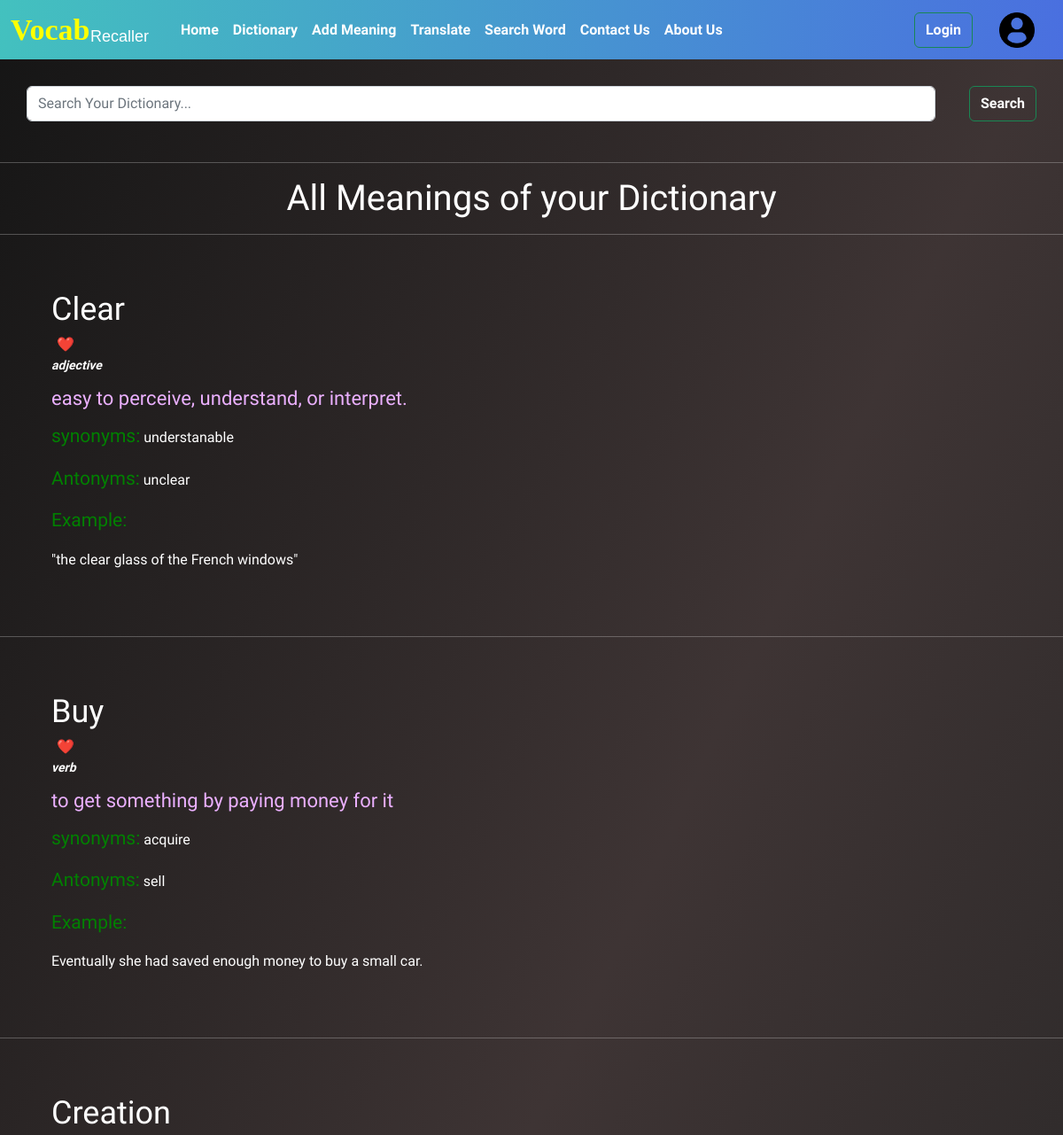
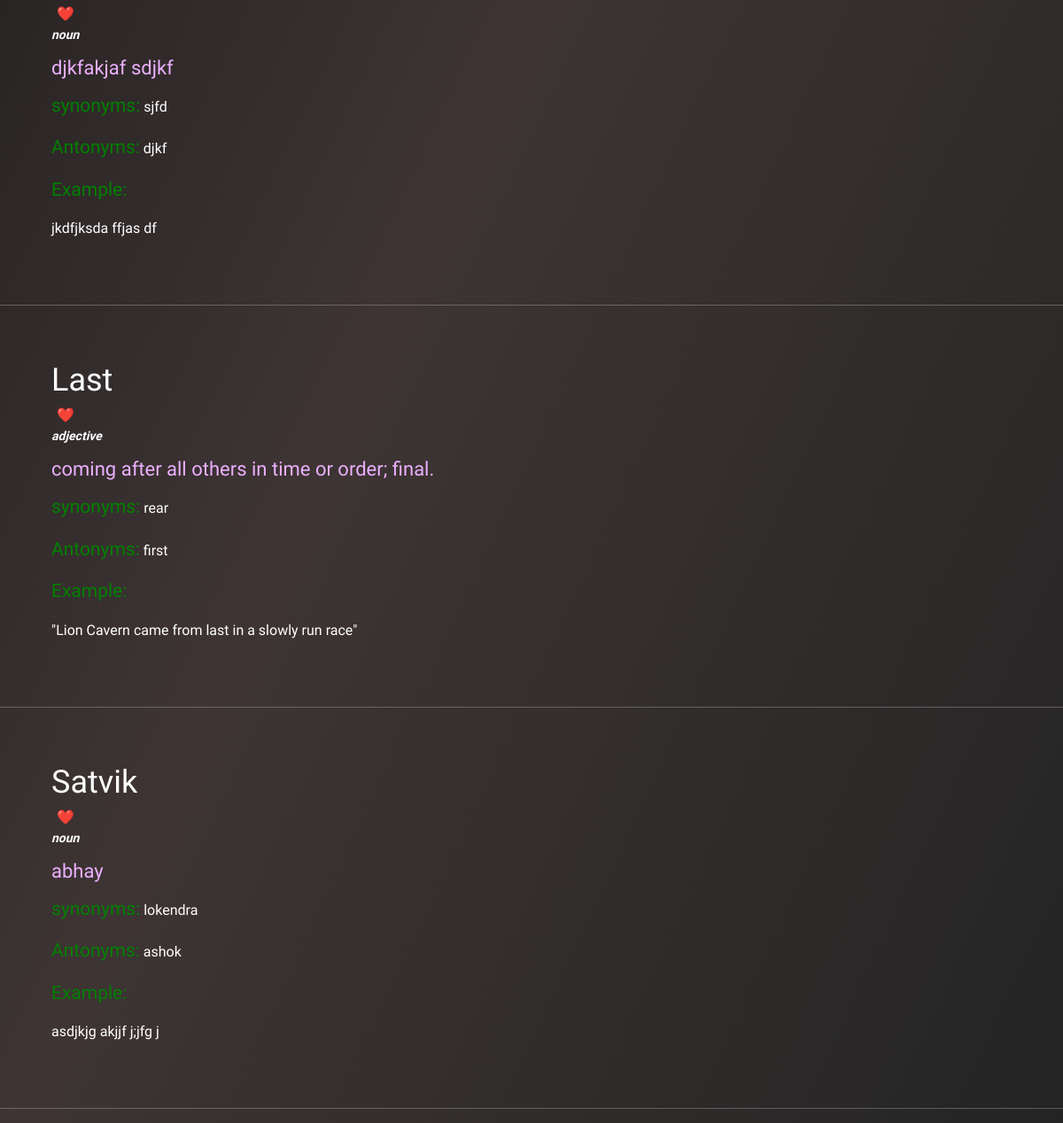
The app's page /show_dict (signed in) with its own data (2 pictures, top to bottom).
### dict/models.py (models this page shows, shortened)
class Dictionary(models.Model):
    username=models.CharField(default="", max_length=50)
    key=models.CharField(max_length=40,unique=True)
    type=models.CharField(max_length=40,default="")
    mean=models.CharField(max_length=200)
    synonym=models.CharField(max_length=40)
    antonym=models.CharField(max_length=40)
    example=models.CharField(max_length=300)

### dict/views.py (the view)
# urls.py: path("show_dict",views.show_dict,name="show_dict"),
def show_dict(request):
    if not request.user.is_authenticated:
        return HttpResponseRedirect('/login/')
    data=Dictionary.objects.all().order_by('key').values()
    c=FavDictMean.objects.filter(username=request.user)
    print([i.favMean for i in c ])
    context={
        'data':data,
        'FavMean':[i.favMean for i in c ]
    }
    return render(request,"show_dictionary.html",context=context)

### templates/show_dictionary.html (shortened to what this page needs)
{% extends 'index.html' %} {%block content%}
<div class="d-flex" role="search">
    <input class="form-control me-2" type="search" placeholder="Search Your Dictionary..." aria-label="Search" id="headword">
    <button class="btn btn-outline-success" type="submit" id="search">Search</button>
 </div>
<hr>
 <center>
     <h1 >  All Meanings of your Dictionary </h1>
     <hr>
 </center>
<div id="box">
    {% for i in data %}
    <div class="cont" id="cont">
        <h1 class="headword"> {{i.key}}</h1>
        {% if i.key not in FavMean %}
            <button type="submit" style="background: none; border:none;"  class="favourite" name={{i.key}}> ❤️</button>
        {% endif %}
        <p class="type"> {{i.type}}</p>
        <p class="mean">{{i.mean}}</p>
        <p class="sunonym"><span> synonyms:</span> {{i.synonym}}</p>
        <p class="antonym"><span> Antonyms:</span> {{i.antonym}}</p>
        <p> <span> Example:</span> </p>
        <p class="example"> {{i.example }}</p>
    </div>
    <hr>
    {% endfor %}
</div>
{% endblock %}

### templates/index.html (shortened to what this page needs)
{%load static%}
<!DOCTYPE html>
<html>
<head>
    <link rel="stylesheet" href="https://cdnjs.cloudflare.com/ajax/libs/font-awesome/4.7.0/css/font-awesome.min.css">
    <link rel="stylesheet" href="path/to/font-awesome/css/font-awesome.min.css">
    <link rel="stylesheet" href="{% static '/bootstrap.min.css' %}">
</head>
<body>
    <nav class="navbar navbar-expand-lg ">
        <div class="container-fluid">
            <a class="navbar-brand" href="/">Vocab <span class="minsize">Recaller </span> </a>
            <div class="collapse navbar-collapse" id="navbarSupportedContent">
                <ul class="navbar-nav me-auto mb-2 mb-lg-0">
                    <li class="nav-item">
                        <a class="nav-link active" aria-current="page" href="/">Home</a>
                    </li>
                    <li class="nav-item">
                        <a class="nav-link" href="/show_dict">dictionary</a>
                    </li>
                    <li class="nav-item">
                        <a class="nav-link" href="/dict">add meaning</a>
                    </li>
                    <li class="nav-item">
                        <a class="nav-link" href="/translate">Translate</a>
                    </li>
                    <li class="nav-item">
                        <a class="nav-link" href="/#abhay">Search Word</a>
                    </li>
                    <li class="nav-item">
                        <a class="nav-link" href="/contact">Contact Us </a>
                    </li>
                    <li class="nav-item">
                        <a class="nav-link" href="/about">About Us </a>
                    </li>
                </ul>
                <div class="d-flex" role="search">
                          <button class="btn btn-outline-success" type="submit" id="LoginTransfer"> <a href="/login">Login</a></button>
                 <div class="ProfileLinkImage" >
                     <a href="/profile/"> <img src="{% static '/profileuser.png' %}"  alt=""></a>
                 </div>
                </div>
            </div>
        </div>
    </nav>
    {%block content%} {% endblock %}
</body>
</html>

### templates/index.html (style rules this page uses)
:root { --BgPrimary: linear-gradient(95.25deg,#41d9b5 -29.38%,#4a6ee0 101.43%);; --BgSecondary: white; --textShadowPrimary: 0 0 1px #FF0000, 0 0 1px #0000FF; --textShadowSecondary: 0 0 1px #ffffff, 0 0 1px #ffffff; --colorPrimary: #4444f4; --colorSecondary: #000; --colortertiary: #fff; --colorFourth:#fb641b; --boxShadawPrimary: rgb(17 17 26 / 54%) 19px 7px 124px, rgb(17 17 26 / 27%) 0px 1px 24px, rgb(0 2 26 / 63%) 0px 11px 20px; --boxShadawSecondary: rgba(0, 0, 0, 0.25) 0px 54px 55px, rgba(0, 0, 0, 0.12) 0px -12px 30px, rgba(0, 0, 0, 0.12) 0px 4px 6px, rgba(0, 0, 0, 0.17) 0px 12px 13px, rgba(0, 0, 0, 0.09) 0px -3px 5px; --logoColor: #fb641b; --colorHover:rgb(170, 170, 170); }
body { background: linear-gradient(295deg, #000000db, #3a3030fa, #010101eb); color: white; font-family: 'Chakra Petch', sans-serif; }
.form-control { margin: 30px; }
nav { height: 67px; text-transform: capitalize; font-weight: bolder; }
.navbar { background:var(--BgPrimary) }
.btn { height: 40px; margin: 30px; }
.cont { border-top: none; height: auto; margin: 20px; width: auto; padding: 38px; }
.headword { margin: 5px 0; font-size: 36px; color: white; text-transform: capitalize; font-weight: 400; }
.type { font-size: 14px; font-weight: bold; font-style: italic; }
.mean { margin-top: 10px; font-size: 22px; line-height: 1; text-align: justify; color: #ebb0ff; }
img { height: 40px; width: 40px; }
li a { color: white !important; }
span { color: green; font-weight: 400; font-size: 21px; }
a { text-decoration: none; }
.ProfileLinkImage { display: flex; align-items: center; margin-right: 20px; }
#LoginTransfer a { color: white; }
.navbar-brand { font-family: cursive; color: yellow; font-size: 34px; margin-right: 20px; }
.navbar-brand .minsize { font-family:'Lucida Sans', 'Lucida Sans Regular', 'Lucida Grande', 'Lucida Sans Unicode', Geneva, Verdana, sans-serif; color: rgb(255, 255, 255); font-size: 18px; position: relative; left: -8px; top: 2px; }
input::placeholder { color: white; }
button { color:white !important; font-weight: 700 !important; }

### records on screen
Dictionary: key "Clear", type "adjective", mean "easy to perceive, understand, or interpret.", synonym "understanable", antonym "unclear", example "\"the clear glass of the French windows\""
Dictionary: key "Buy", type "verb", mean "to get something by paying money for it", synonym "acquire", antonym "sell", example "Eventually she had saved enough money to buy a small car."
Dictionary: key "Creation", type "noun", mean "djkfakjaf sdjkf", synonym "sjfd", antonym "djkf", example "jkdfjksda ffjas df"
Dictionary: key "Last", type "adjective", mean "coming after all others in time or order; final.", synonym "rear", antonym "first", example "\"Lion Cavern came from last in a slowly run race\""
Dictionary: key "Satvik", type "noun", mean "abhay", synonym "lokendra", antonym "ashok", example "asdjkjg akjjf j;jfg j"
